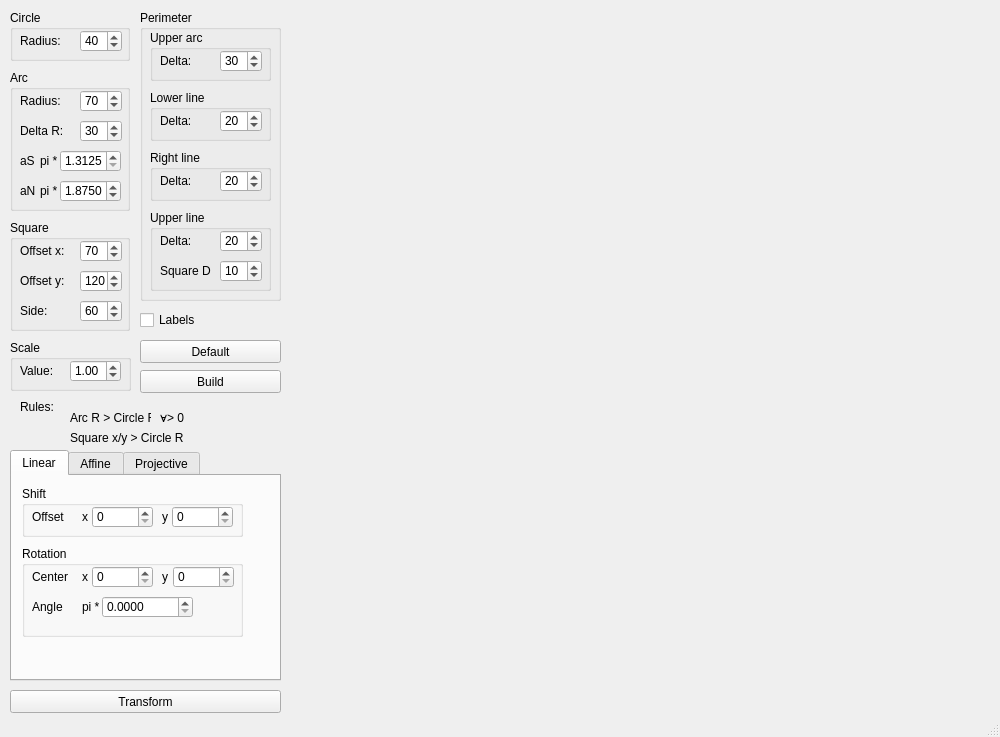
<?xml version="1.0" encoding="UTF-8"?>
<ui version="4.0">
 <class>MainWindow</class>
 <widget class="QMainWindow" name="MainWindow">
  <property name="geometry">
   <rect>
    <x>0</x>
    <y>0</y>
    <width>1000</width>
    <height>737</height>
   </rect>
  </property>
  <property name="windowTitle">
   <string>MainWindow</string>
  </property>
  <widget class="QWidget" name="centralwidget">
   <widget class="QTabWidget" name="tabWidget">
    <property name="geometry">
     <rect>
      <x>10</x>
      <y>450</y>
      <width>271</width>
      <height>231</height>
     </rect>
    </property>
    <property name="currentIndex">
     <number>0</number>
    </property>
    <widget class="QWidget" name="linear">
     <attribute name="title">
      <string>Linear</string>
     </attribute>
     <widget class="QGroupBox" name="shift">
      <property name="geometry">
       <rect>
        <x>10</x>
        <y>10</y>
        <width>221</width>
        <height>51</height>
       </rect>
      </property>
      <property name="title">
       <string>Shift</string>
      </property>
      <widget class="QLabel" name="label_sc">
       <property name="geometry">
        <rect>
         <x>10</x>
         <y>20</y>
         <width>51</width>
         <height>21</height>
        </rect>
       </property>
       <property name="text">
        <string>Offset</string>
       </property>
      </widget>
      <widget class="QSpinBox" name="shift_x">
       <property name="geometry">
        <rect>
         <x>70</x>
         <y>20</y>
         <width>61</width>
         <height>22</height>
        </rect>
       </property>
       <property name="maximum">
        <number>99999</number>
       </property>
      </widget>
      <widget class="QLabel" name="label_sx">
       <property name="geometry">
        <rect>
         <x>60</x>
         <y>20</y>
         <width>16</width>
         <height>21</height>
        </rect>
       </property>
       <property name="text">
        <string>x</string>
       </property>
      </widget>
      <widget class="QLabel" name="label_sy">
       <property name="geometry">
        <rect>
         <x>140</x>
         <y>20</y>
         <width>16</width>
         <height>21</height>
        </rect>
       </property>
       <property name="text">
        <string>y</string>
       </property>
      </widget>
      <widget class="QSpinBox" name="shift_y">
       <property name="geometry">
        <rect>
         <x>150</x>
         <y>20</y>
         <width>61</width>
         <height>22</height>
        </rect>
       </property>
       <property name="maximum">
        <number>99999</number>
       </property>
      </widget>
      <zorder>label_sy</zorder>
      <zorder>label_sx</zorder>
      <zorder>label_sc</zorder>
      <zorder>shift_x</zorder>
      <zorder>shift_y</zorder>
     </widget>
     <widget class="QGroupBox" name="rotation">
      <property name="geometry">
       <rect>
        <x>10</x>
        <y>70</y>
        <width>221</width>
        <height>91</height>
       </rect>
      </property>
      <property name="title">
       <string>Rotation</string>
      </property>
      <widget class="QLabel" name="label_rc">
       <property name="geometry">
        <rect>
         <x>10</x>
         <y>20</y>
         <width>51</width>
         <height>21</height>
        </rect>
       </property>
       <property name="text">
        <string>Center</string>
       </property>
      </widget>
      <widget class="QSpinBox" name="rot_x">
       <property name="geometry">
        <rect>
         <x>70</x>
         <y>20</y>
         <width>61</width>
         <height>22</height>
        </rect>
       </property>
       <property name="maximum">
        <number>99999</number>
       </property>
      </widget>
      <widget class="QLabel" name="label_rx">
       <property name="geometry">
        <rect>
         <x>60</x>
         <y>20</y>
         <width>16</width>
         <height>21</height>
        </rect>
       </property>
       <property name="text">
        <string>x</string>
       </property>
      </widget>
      <widget class="QLabel" name="label_ry">
       <property name="geometry">
        <rect>
         <x>140</x>
         <y>20</y>
         <width>16</width>
         <height>21</height>
        </rect>
       </property>
       <property name="text">
        <string>y</string>
       </property>
      </widget>
      <widget class="QSpinBox" name="rot_y">
       <property name="geometry">
        <rect>
         <x>151</x>
         <y>20</y>
         <width>61</width>
         <height>22</height>
        </rect>
       </property>
       <property name="maximum">
        <number>99999</number>
       </property>
      </widget>
      <widget class="QLabel" name="label_ra">
       <property name="geometry">
        <rect>
         <x>10</x>
         <y>50</y>
         <width>41</width>
         <height>21</height>
        </rect>
       </property>
       <property name="text">
        <string>Angle</string>
       </property>
      </widget>
      <widget class="QLabel" name="label_rpi">
       <property name="geometry">
        <rect>
         <x>60</x>
         <y>50</y>
         <width>21</width>
         <height>21</height>
        </rect>
       </property>
       <property name="text">
        <string>pi *</string>
       </property>
      </widget>
      <widget class="QDoubleSpinBox" name="rot_angle">
       <property name="geometry">
        <rect>
         <x>80</x>
         <y>50</y>
         <width>91</width>
         <height>22</height>
        </rect>
       </property>
       <property name="decimals">
        <number>4</number>
       </property>
       <property name="maximum">
        <double>2.000000000000000</double>
       </property>
       <property name="singleStep">
        <double>0.001000000000000</double>
       </property>
      </widget>
     </widget>
    </widget>
    <widget class="QWidget" name="affine">
     <attribute name="title">
      <string>Affine</string>
     </attribute>
     <widget class="QGroupBox" name="r0">
      <property name="geometry">
       <rect>
        <x>10</x>
        <y>10</y>
        <width>151</width>
        <height>51</height>
       </rect>
      </property>
      <property name="title">
       <string>r0</string>
      </property>
      <widget class="QSpinBox" name="r0_x">
       <property name="geometry">
        <rect>
         <x>20</x>
         <y>20</y>
         <width>51</width>
         <height>22</height>
        </rect>
       </property>
      </widget>
      <widget class="QLabel" name="label_r0x">
       <property name="geometry">
        <rect>
         <x>10</x>
         <y>20</y>
         <width>16</width>
         <height>21</height>
        </rect>
       </property>
       <property name="text">
        <string>x</string>
       </property>
      </widget>
      <widget class="QLabel" name="label_r0y">
       <property name="geometry">
        <rect>
         <x>80</x>
         <y>20</y>
         <width>16</width>
         <height>21</height>
        </rect>
       </property>
       <property name="text">
        <string>y</string>
       </property>
      </widget>
      <widget class="QSpinBox" name="r0_y">
       <property name="geometry">
        <rect>
         <x>90</x>
         <y>20</y>
         <width>51</width>
         <height>22</height>
        </rect>
       </property>
      </widget>
     </widget>
     <widget class="QGroupBox" name="rX">
      <property name="geometry">
       <rect>
        <x>10</x>
        <y>70</y>
        <width>151</width>
        <height>51</height>
       </rect>
      </property>
      <property name="title">
       <string>rX</string>
      </property>
      <widget class="QSpinBox" name="rX_x">
       <property name="geometry">
        <rect>
         <x>20</x>
         <y>20</y>
         <width>51</width>
         <height>22</height>
        </rect>
       </property>
       <property name="maximum">
        <number>99999</number>
       </property>
       <property name="value">
        <number>1</number>
       </property>
      </widget>
      <widget class="QLabel" name="label_rXx">
       <property name="geometry">
        <rect>
         <x>10</x>
         <y>20</y>
         <width>16</width>
         <height>21</height>
        </rect>
       </property>
       <property name="text">
        <string>x</string>
       </property>
      </widget>
      <widget class="QLabel" name="label_rXy">
       <property name="geometry">
        <rect>
         <x>80</x>
         <y>20</y>
         <width>16</width>
         <height>21</height>
        </rect>
       </property>
       <property name="text">
        <string>y</string>
       </property>
      </widget>
      <widget class="QSpinBox" name="rX_y">
       <property name="geometry">
        <rect>
         <x>90</x>
         <y>20</y>
         <width>51</width>
         <height>22</height>
        </rect>
       </property>
      </widget>
     </widget>
     <widget class="QGroupBox" name="rY">
      <property name="geometry">
       <rect>
        <x>10</x>
        <y>130</y>
        <width>151</width>
        <height>51</height>
       </rect>
      </property>
      <property name="title">
       <string>rY</string>
      </property>
      <widget class="QSpinBox" name="rY_x">
       <property name="geometry">
        <rect>
         <x>20</x>
         <y>20</y>
         <width>51</width>
         <height>22</height>
        </rect>
       </property>
       <property name="maximum">
        <number>99999</number>
       </property>
       <property name="value">
        <number>1</number>
       </property>
      </widget>
      <widget class="QLabel" name="label_rYx">
       <property name="geometry">
        <rect>
         <x>10</x>
         <y>20</y>
         <width>16</width>
         <height>21</height>
        </rect>
       </property>
       <property name="text">
        <string>x</string>
       </property>
      </widget>
      <widget class="QLabel" name="label_rYy">
       <property name="geometry">
        <rect>
         <x>80</x>
         <y>20</y>
         <width>16</width>
         <height>21</height>
        </rect>
       </property>
       <property name="text">
        <string>y</string>
       </property>
      </widget>
      <widget class="QSpinBox" name="rY_y">
       <property name="geometry">
        <rect>
         <x>90</x>
         <y>20</y>
         <width>51</width>
         <height>22</height>
        </rect>
       </property>
       <property name="maximum">
        <number>99999</number>
       </property>
       <property name="value">
        <number>1</number>
       </property>
      </widget>
     </widget>
    </widget>
    <widget class="QWidget" name="projective">
     <attribute name="title">
      <string>Projective</string>
     </attribute>
     <widget class="QGroupBox" name="pr0">
      <property name="geometry">
       <rect>
        <x>10</x>
        <y>10</y>
        <width>221</width>
        <height>51</height>
       </rect>
      </property>
      <property name="title">
       <string>r0</string>
      </property>
      <widget class="QSpinBox" name="pr0_x">
       <property name="geometry">
        <rect>
         <x>20</x>
         <y>20</y>
         <width>51</width>
         <height>22</height>
        </rect>
       </property>
       <property name="maximum">
        <number>99999</number>
       </property>
       <property name="value">
        <number>1</number>
       </property>
      </widget>
      <widget class="QLabel" name="label_pr0x">
       <property name="geometry">
        <rect>
         <x>10</x>
         <y>20</y>
         <width>16</width>
         <height>21</height>
        </rect>
       </property>
       <property name="text">
        <string>x</string>
       </property>
      </widget>
      <widget class="QLabel" name="label_pr0y">
       <property name="geometry">
        <rect>
         <x>80</x>
         <y>20</y>
         <width>16</width>
         <height>21</height>
        </rect>
       </property>
       <property name="text">
        <string>y</string>
       </property>
      </widget>
      <widget class="QSpinBox" name="pr0_y">
       <property name="geometry">
        <rect>
         <x>90</x>
         <y>20</y>
         <width>51</width>
         <height>22</height>
        </rect>
       </property>
       <property name="maximum">
        <number>99999</number>
       </property>
       <property name="value">
        <number>1</number>
       </property>
      </widget>
      <widget class="QSpinBox" name="pr0_w">
       <property name="geometry">
        <rect>
         <x>160</x>
         <y>20</y>
         <width>51</width>
         <height>22</height>
        </rect>
       </property>
       <property name="maximum">
        <number>99999</number>
       </property>
       <property name="value">
        <number>1000</number>
       </property>
      </widget>
      <widget class="QLabel" name="label_pr0y_2">
       <property name="geometry">
        <rect>
         <x>150</x>
         <y>20</y>
         <width>16</width>
         <height>21</height>
        </rect>
       </property>
       <property name="text">
        <string>w</string>
       </property>
      </widget>
     </widget>
     <widget class="QGroupBox" name="prX">
      <property name="geometry">
       <rect>
        <x>10</x>
        <y>70</y>
        <width>221</width>
        <height>51</height>
       </rect>
      </property>
      <property name="title">
       <string>rX</string>
      </property>
      <widget class="QSpinBox" name="prX_x">
       <property name="geometry">
        <rect>
         <x>20</x>
         <y>20</y>
         <width>51</width>
         <height>22</height>
        </rect>
       </property>
       <property name="maximum">
        <number>99999</number>
       </property>
       <property name="value">
        <number>800</number>
       </property>
      </widget>
      <widget class="QLabel" name="label_prXx">
       <property name="geometry">
        <rect>
         <x>10</x>
         <y>20</y>
         <width>16</width>
         <height>21</height>
        </rect>
       </property>
       <property name="text">
        <string>x</string>
       </property>
      </widget>
      <widget class="QLabel" name="label_prXy_2">
       <property name="geometry">
        <rect>
         <x>80</x>
         <y>20</y>
         <width>16</width>
         <height>21</height>
        </rect>
       </property>
       <property name="text">
        <string>y</string>
       </property>
      </widget>
      <widget class="QSpinBox" name="prX_y">
       <property name="geometry">
        <rect>
         <x>90</x>
         <y>20</y>
         <width>51</width>
         <height>22</height>
        </rect>
       </property>
       <property name="maximum">
        <number>99999</number>
       </property>
       <property name="value">
        <number>50</number>
       </property>
      </widget>
      <widget class="QSpinBox" name="prX_w">
       <property name="geometry">
        <rect>
         <x>161</x>
         <y>20</y>
         <width>51</width>
         <height>22</height>
        </rect>
       </property>
       <property name="maximum">
        <number>99999</number>
       </property>
       <property name="value">
        <number>1</number>
       </property>
      </widget>
      <widget class="QLabel" name="label_prXy">
       <property name="geometry">
        <rect>
         <x>150</x>
         <y>20</y>
         <width>16</width>
         <height>21</height>
        </rect>
       </property>
       <property name="text">
        <string>w</string>
       </property>
      </widget>
     </widget>
     <widget class="QGroupBox" name="prY">
      <property name="geometry">
       <rect>
        <x>10</x>
        <y>130</y>
        <width>221</width>
        <height>51</height>
       </rect>
      </property>
      <property name="title">
       <string>rY</string>
      </property>
      <widget class="QSpinBox" name="prY_x">
       <property name="geometry">
        <rect>
         <x>20</x>
         <y>20</y>
         <width>51</width>
         <height>22</height>
        </rect>
       </property>
       <property name="maximum">
        <number>99999</number>
       </property>
       <property name="value">
        <number>90</number>
       </property>
      </widget>
      <widget class="QLabel" name="label_prYx">
       <property name="geometry">
        <rect>
         <x>10</x>
         <y>20</y>
         <width>16</width>
         <height>21</height>
        </rect>
       </property>
       <property name="text">
        <string>x</string>
       </property>
      </widget>
      <widget class="QLabel" name="label_prYy_2">
       <property name="geometry">
        <rect>
         <x>80</x>
         <y>20</y>
         <width>16</width>
         <height>21</height>
        </rect>
       </property>
       <property name="text">
        <string>y</string>
       </property>
      </widget>
      <widget class="QSpinBox" name="prY_y">
       <property name="geometry">
        <rect>
         <x>90</x>
         <y>20</y>
         <width>51</width>
         <height>22</height>
        </rect>
       </property>
       <property name="maximum">
        <number>99999</number>
       </property>
       <property name="value">
        <number>800</number>
       </property>
      </widget>
      <widget class="QSpinBox" name="prY_w">
       <property name="geometry">
        <rect>
         <x>161</x>
         <y>20</y>
         <width>51</width>
         <height>22</height>
        </rect>
       </property>
       <property name="maximum">
        <number>99999</number>
       </property>
       <property name="value">
        <number>1</number>
       </property>
      </widget>
      <widget class="QLabel" name="label_prYy">
       <property name="geometry">
        <rect>
         <x>150</x>
         <y>20</y>
         <width>16</width>
         <height>21</height>
        </rect>
       </property>
       <property name="text">
        <string>w</string>
       </property>
      </widget>
     </widget>
    </widget>
   </widget>
   <widget class="QPushButton" name="build">
    <property name="geometry">
     <rect>
      <x>140</x>
      <y>370</y>
      <width>141</width>
      <height>23</height>
     </rect>
    </property>
    <property name="text">
     <string>Build</string>
    </property>
   </widget>
   <widget class="QCheckBox" name="labels">
    <property name="geometry">
     <rect>
      <x>140</x>
      <y>310</y>
      <width>141</width>
      <height>20</height>
     </rect>
    </property>
    <property name="text">
     <string>Labels</string>
    </property>
   </widget>
   <widget class="QGroupBox" name="circle">
    <property name="geometry">
     <rect>
      <x>10</x>
      <y>10</y>
      <width>120</width>
      <height>51</height>
     </rect>
    </property>
    <property name="title">
     <string>Circle</string>
    </property>
    <widget class="QSpinBox" name="cicle_r">
     <property name="geometry">
      <rect>
       <x>70</x>
       <y>20</y>
       <width>42</width>
       <height>22</height>
      </rect>
     </property>
     <property name="maximum">
      <number>1000</number>
     </property>
     <property name="value">
      <number>40</number>
     </property>
    </widget>
    <widget class="QLabel" name="label_r">
     <property name="geometry">
      <rect>
       <x>10</x>
       <y>20</y>
       <width>51</width>
       <height>21</height>
      </rect>
     </property>
     <property name="toolTip">
      <string>&lt;html&gt;&lt;head/&gt;&lt;body&gt;&lt;p&gt;cR&lt;/p&gt;&lt;/body&gt;&lt;/html&gt;</string>
     </property>
     <property name="text">
      <string>Radius:</string>
     </property>
    </widget>
   </widget>
   <widget class="QGroupBox" name="arc">
    <property name="geometry">
     <rect>
      <x>10</x>
      <y>70</y>
      <width>120</width>
      <height>141</height>
     </rect>
    </property>
    <property name="title">
     <string>Arc</string>
    </property>
    <widget class="QSpinBox" name="arc_r">
     <property name="geometry">
      <rect>
       <x>70</x>
       <y>20</y>
       <width>42</width>
       <height>22</height>
      </rect>
     </property>
     <property name="maximum">
      <number>1000</number>
     </property>
     <property name="value">
      <number>70</number>
     </property>
    </widget>
    <widget class="QLabel" name="label_ar">
     <property name="geometry">
      <rect>
       <x>10</x>
       <y>20</y>
       <width>51</width>
       <height>21</height>
      </rect>
     </property>
     <property name="toolTip">
      <string>&lt;html&gt;&lt;head/&gt;&lt;body&gt;&lt;p&gt;aR&lt;/p&gt;&lt;/body&gt;&lt;/html&gt;</string>
     </property>
     <property name="text">
      <string>Radius:</string>
     </property>
    </widget>
    <widget class="QLabel" name="label_adr">
     <property name="geometry">
      <rect>
       <x>10</x>
       <y>50</y>
       <width>51</width>
       <height>21</height>
      </rect>
     </property>
     <property name="toolTip">
      <string>&lt;html&gt;&lt;head/&gt;&lt;body&gt;&lt;p&gt;adR&lt;/p&gt;&lt;/body&gt;&lt;/html&gt;</string>
     </property>
     <property name="text">
      <string>Delta R:</string>
     </property>
    </widget>
    <widget class="QSpinBox" name="arc_dx">
     <property name="geometry">
      <rect>
       <x>70</x>
       <y>50</y>
       <width>42</width>
       <height>22</height>
      </rect>
     </property>
     <property name="maximum">
      <number>1000</number>
     </property>
     <property name="value">
      <number>30</number>
     </property>
    </widget>
    <widget class="QDoubleSpinBox" name="arc_angle_s">
     <property name="geometry">
      <rect>
       <x>50</x>
       <y>80</y>
       <width>61</width>
       <height>22</height>
      </rect>
     </property>
     <property name="decimals">
      <number>4</number>
     </property>
     <property name="minimum">
      <double>1.312500000000000</double>
     </property>
     <property name="maximum">
      <double>2.000000000000000</double>
     </property>
     <property name="singleStep">
      <double>0.001000000000000</double>
     </property>
     <property name="value">
      <double>1.312500000000000</double>
     </property>
    </widget>
    <widget class="QLabel" name="label_ars">
     <property name="geometry">
      <rect>
       <x>10</x>
       <y>80</y>
       <width>16</width>
       <height>21</height>
      </rect>
     </property>
     <property name="toolTip">
      <string>&lt;html&gt;&lt;head/&gt;&lt;body&gt;&lt;p&gt;aS&lt;/p&gt;&lt;/body&gt;&lt;/html&gt;</string>
     </property>
     <property name="text">
      <string>aS</string>
     </property>
    </widget>
    <widget class="QLabel" name="label_are">
     <property name="geometry">
      <rect>
       <x>10</x>
       <y>110</y>
       <width>16</width>
       <height>21</height>
      </rect>
     </property>
     <property name="toolTip">
      <string>&lt;html&gt;&lt;head/&gt;&lt;body&gt;&lt;p&gt;aN&lt;/p&gt;&lt;/body&gt;&lt;/html&gt;</string>
     </property>
     <property name="text">
      <string>aN</string>
     </property>
    </widget>
    <widget class="QDoubleSpinBox" name="arc_angle_e">
     <property name="geometry">
      <rect>
       <x>50</x>
       <y>110</y>
       <width>61</width>
       <height>22</height>
      </rect>
     </property>
     <property name="decimals">
      <number>4</number>
     </property>
     <property name="minimum">
      <double>1.312500000000000</double>
     </property>
     <property name="maximum">
      <double>2.000000000000000</double>
     </property>
     <property name="singleStep">
      <double>0.001000000000000</double>
     </property>
     <property name="value">
      <double>1.875000000000000</double>
     </property>
    </widget>
    <widget class="QLabel" name="label_rpi_2">
     <property name="geometry">
      <rect>
       <x>30</x>
       <y>110</y>
       <width>21</width>
       <height>21</height>
      </rect>
     </property>
     <property name="toolTip">
      <string>&lt;html&gt;&lt;head/&gt;&lt;body&gt;&lt;p&gt;aN&lt;/p&gt;&lt;/body&gt;&lt;/html&gt;</string>
     </property>
     <property name="text">
      <string>pi *</string>
     </property>
    </widget>
    <widget class="QLabel" name="label_rpi_3">
     <property name="geometry">
      <rect>
       <x>30</x>
       <y>80</y>
       <width>21</width>
       <height>21</height>
      </rect>
     </property>
     <property name="toolTip">
      <string>&lt;html&gt;&lt;head/&gt;&lt;body&gt;&lt;p&gt;aS&lt;/p&gt;&lt;/body&gt;&lt;/html&gt;</string>
     </property>
     <property name="text">
      <string>pi *</string>
     </property>
    </widget>
   </widget>
   <widget class="QGroupBox" name="square">
    <property name="geometry">
     <rect>
      <x>10</x>
      <y>220</y>
      <width>120</width>
      <height>111</height>
     </rect>
    </property>
    <property name="title">
     <string>Square</string>
    </property>
    <widget class="QLabel" name="label_s_ox">
     <property name="geometry">
      <rect>
       <x>10</x>
       <y>20</y>
       <width>51</width>
       <height>21</height>
      </rect>
     </property>
     <property name="toolTip">
      <string>&lt;html&gt;&lt;head/&gt;&lt;body&gt;&lt;p&gt;sOx&lt;/p&gt;&lt;/body&gt;&lt;/html&gt;</string>
     </property>
     <property name="text">
      <string>Offset x:</string>
     </property>
    </widget>
    <widget class="QSpinBox" name="s_ox">
     <property name="geometry">
      <rect>
       <x>70</x>
       <y>20</y>
       <width>42</width>
       <height>22</height>
      </rect>
     </property>
     <property name="maximum">
      <number>1000</number>
     </property>
     <property name="value">
      <number>70</number>
     </property>
    </widget>
    <widget class="QLabel" name="label_s_oy">
     <property name="geometry">
      <rect>
       <x>10</x>
       <y>50</y>
       <width>51</width>
       <height>21</height>
      </rect>
     </property>
     <property name="toolTip">
      <string>&lt;html&gt;&lt;head/&gt;&lt;body&gt;&lt;p&gt;sOy&lt;/p&gt;&lt;/body&gt;&lt;/html&gt;</string>
     </property>
     <property name="text">
      <string>Offset y:</string>
     </property>
    </widget>
    <widget class="QSpinBox" name="s_oy">
     <property name="geometry">
      <rect>
       <x>70</x>
       <y>50</y>
       <width>42</width>
       <height>22</height>
      </rect>
     </property>
     <property name="minimum">
      <number>0</number>
     </property>
     <property name="maximum">
      <number>1000</number>
     </property>
     <property name="value">
      <number>120</number>
     </property>
    </widget>
    <widget class="QSpinBox" name="s_side">
     <property name="geometry">
      <rect>
       <x>70</x>
       <y>80</y>
       <width>42</width>
       <height>22</height>
      </rect>
     </property>
     <property name="maximum">
      <number>1000</number>
     </property>
     <property name="value">
      <number>60</number>
     </property>
    </widget>
    <widget class="QLabel" name="label_s_side">
     <property name="geometry">
      <rect>
       <x>10</x>
       <y>80</y>
       <width>51</width>
       <height>21</height>
      </rect>
     </property>
     <property name="toolTip">
      <string>&lt;html&gt;&lt;head/&gt;&lt;body&gt;&lt;p&gt;sA&lt;/p&gt;&lt;/body&gt;&lt;/html&gt;</string>
     </property>
     <property name="text">
      <string>Side:</string>
     </property>
    </widget>
   </widget>
   <widget class="QGroupBox" name="perimeter">
    <property name="geometry">
     <rect>
      <x>140</x>
      <y>10</y>
      <width>141</width>
      <height>291</height>
     </rect>
    </property>
    <property name="title">
     <string>Perimeter</string>
    </property>
    <widget class="QGroupBox" name="upper_ark">
     <property name="geometry">
      <rect>
       <x>10</x>
       <y>20</y>
       <width>121</width>
       <height>51</height>
      </rect>
     </property>
     <property name="title">
      <string>Upper arc</string>
     </property>
     <widget class="QSpinBox" name="ua_d">
      <property name="geometry">
       <rect>
        <x>70</x>
        <y>20</y>
        <width>42</width>
        <height>22</height>
       </rect>
      </property>
      <property name="maximum">
       <number>100</number>
      </property>
      <property name="value">
       <number>30</number>
      </property>
     </widget>
     <widget class="QLabel" name="label_ua_d">
      <property name="geometry">
       <rect>
        <x>10</x>
        <y>20</y>
        <width>51</width>
        <height>21</height>
       </rect>
      </property>
      <property name="toolTip">
       <string>&lt;html&gt;&lt;head/&gt;&lt;body&gt;&lt;p&gt;uaD&lt;/p&gt;&lt;/body&gt;&lt;/html&gt;</string>
      </property>
      <property name="text">
       <string>Delta:</string>
      </property>
     </widget>
    </widget>
    <widget class="QGroupBox" name="lower_line">
     <property name="geometry">
      <rect>
       <x>10</x>
       <y>80</y>
       <width>121</width>
       <height>51</height>
      </rect>
     </property>
     <property name="title">
      <string>Lower line</string>
     </property>
     <widget class="QSpinBox" name="ll_d">
      <property name="geometry">
       <rect>
        <x>70</x>
        <y>20</y>
        <width>42</width>
        <height>22</height>
       </rect>
      </property>
      <property name="maximum">
       <number>100</number>
      </property>
      <property name="value">
       <number>20</number>
      </property>
     </widget>
     <widget class="QLabel" name="label_ll_d">
      <property name="geometry">
       <rect>
        <x>10</x>
        <y>20</y>
        <width>51</width>
        <height>21</height>
       </rect>
      </property>
      <property name="toolTip">
       <string>&lt;html&gt;&lt;head/&gt;&lt;body&gt;&lt;p&gt;llD&lt;/p&gt;&lt;/body&gt;&lt;/html&gt;</string>
      </property>
      <property name="text">
       <string>Delta:</string>
      </property>
     </widget>
    </widget>
    <widget class="QGroupBox" name="right_line">
     <property name="geometry">
      <rect>
       <x>10</x>
       <y>140</y>
       <width>121</width>
       <height>51</height>
      </rect>
     </property>
     <property name="title">
      <string>Right line</string>
     </property>
     <widget class="QSpinBox" name="rl_d">
      <property name="geometry">
       <rect>
        <x>70</x>
        <y>20</y>
        <width>42</width>
        <height>22</height>
       </rect>
      </property>
      <property name="maximum">
       <number>100</number>
      </property>
      <property name="value">
       <number>20</number>
      </property>
     </widget>
     <widget class="QLabel" name="label_rl_d">
      <property name="geometry">
       <rect>
        <x>10</x>
        <y>20</y>
        <width>51</width>
        <height>21</height>
       </rect>
      </property>
      <property name="toolTip">
       <string>&lt;html&gt;&lt;head/&gt;&lt;body&gt;&lt;p&gt;rlD&lt;/p&gt;&lt;/body&gt;&lt;/html&gt;</string>
      </property>
      <property name="text">
       <string>Delta:</string>
      </property>
     </widget>
    </widget>
    <widget class="QGroupBox" name="upper_line">
     <property name="geometry">
      <rect>
       <x>10</x>
       <y>200</y>
       <width>121</width>
       <height>81</height>
      </rect>
     </property>
     <property name="title">
      <string>Upper line</string>
     </property>
     <widget class="QSpinBox" name="ul_d">
      <property name="geometry">
       <rect>
        <x>70</x>
        <y>20</y>
        <width>42</width>
        <height>22</height>
       </rect>
      </property>
      <property name="maximum">
       <number>100</number>
      </property>
      <property name="value">
       <number>20</number>
      </property>
     </widget>
     <widget class="QLabel" name="label_ul_d">
      <property name="geometry">
       <rect>
        <x>10</x>
        <y>20</y>
        <width>51</width>
        <height>21</height>
       </rect>
      </property>
      <property name="toolTip">
       <string>&lt;html&gt;&lt;head/&gt;&lt;body&gt;&lt;p&gt;ulD&lt;/p&gt;&lt;/body&gt;&lt;/html&gt;</string>
      </property>
      <property name="text">
       <string>Delta:</string>
      </property>
     </widget>
     <widget class="QSpinBox" name="ul_s_d">
      <property name="geometry">
       <rect>
        <x>70</x>
        <y>50</y>
        <width>42</width>
        <height>22</height>
       </rect>
      </property>
      <property name="maximum">
       <number>100</number>
      </property>
      <property name="value">
       <number>10</number>
      </property>
     </widget>
     <widget class="QLabel" name="label_ul_s_d">
      <property name="geometry">
       <rect>
        <x>10</x>
        <y>50</y>
        <width>51</width>
        <height>21</height>
       </rect>
      </property>
      <property name="toolTip">
       <string>&lt;html&gt;&lt;head/&gt;&lt;body&gt;&lt;p&gt;ulsD&lt;/p&gt;&lt;/body&gt;&lt;/html&gt;</string>
      </property>
      <property name="text">
       <string>Square D:</string>
      </property>
     </widget>
    </widget>
   </widget>
   <widget class="QGroupBox" name="scale">
    <property name="geometry">
     <rect>
      <x>10</x>
      <y>340</y>
      <width>121</width>
      <height>51</height>
     </rect>
    </property>
    <property name="title">
     <string>Scale</string>
    </property>
    <widget class="QLabel" name="label_scale">
     <property name="geometry">
      <rect>
       <x>10</x>
       <y>20</y>
       <width>51</width>
       <height>21</height>
      </rect>
     </property>
     <property name="text">
      <string>Value:</string>
     </property>
    </widget>
    <widget class="QDoubleSpinBox" name="scale_value">
     <property name="geometry">
      <rect>
       <x>60</x>
       <y>20</y>
       <width>51</width>
       <height>22</height>
      </rect>
     </property>
     <property name="maximum">
      <double>10.000000000000000</double>
     </property>
     <property name="value">
      <double>1.000000000000000</double>
     </property>
    </widget>
   </widget>
   <widget class="QPushButton" name="transform">
    <property name="geometry">
     <rect>
      <x>10</x>
      <y>690</y>
      <width>271</width>
      <height>23</height>
     </rect>
    </property>
    <property name="text">
     <string>Transform</string>
    </property>
   </widget>
   <widget class="QLabel" name="label">
    <property name="geometry">
     <rect>
      <x>290</x>
      <y>10</y>
      <width>701</width>
      <height>711</height>
     </rect>
    </property>
    <property name="text">
     <string/>
    </property>
    <property name="pixmap">
     <pixmap>C:/Users/Alvareaux/.designer/backup/source.png</pixmap>
    </property>
   </widget>
   <widget class="QPushButton" name="default_2">
    <property name="geometry">
     <rect>
      <x>140</x>
      <y>340</y>
      <width>141</width>
      <height>23</height>
     </rect>
    </property>
    <property name="text">
     <string>Default</string>
    </property>
   </widget>
   <widget class="QLabel" name="label_2">
    <property name="geometry">
     <rect>
      <x>20</x>
      <y>400</y>
      <width>47</width>
      <height>13</height>
     </rect>
    </property>
    <property name="text">
     <string>Rules:</string>
    </property>
   </widget>
   <widget class="QLabel" name="label_3">
    <property name="geometry">
     <rect>
      <x>70</x>
      <y>410</y>
      <width>81</width>
      <height>16</height>
     </rect>
    </property>
    <property name="text">
     <string>Arc R &gt; Circle R</string>
    </property>
   </widget>
   <widget class="QLabel" name="label_4">
    <property name="geometry">
     <rect>
      <x>70</x>
      <y>430</y>
      <width>151</width>
      <height>16</height>
     </rect>
    </property>
    <property name="text">
     <string>Square x/y &gt; Circle R</string>
    </property>
   </widget>
   <widget class="QLabel" name="label_5">
    <property name="geometry">
     <rect>
      <x>160</x>
      <y>410</y>
      <width>91</width>
      <height>16</height>
     </rect>
    </property>
    <property name="text">
     <string>∀&gt; 0</string>
    </property>
   </widget>
  </widget>
  <widget class="QMenuBar" name="menubar">
   <property name="geometry">
    <rect>
     <x>0</x>
     <y>0</y>
     <width>1000</width>
     <height>21</height>
    </rect>
   </property>
  </widget>
  <widget class="QStatusBar" name="statusbar"/>
 </widget>
 <resources/>
 <connections/>
</ui>
